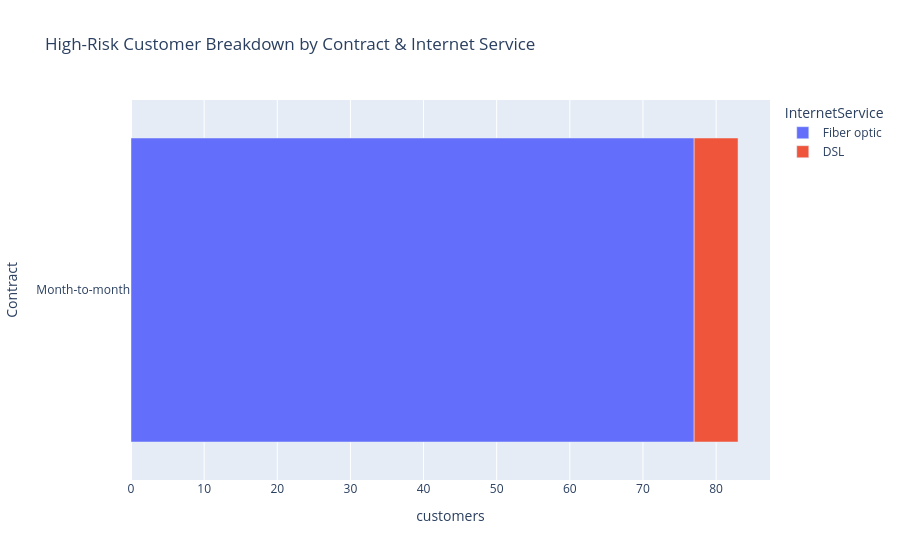

Notebook code for this chart:
### Code cell
high_risk = scores[scores["Risk_Tier"] == "High"]

drivers = (
    high_risk
    .groupby(["Contract", "InternetService"])
    .size()
    .reset_index(name="customers")
    .sort_values("customers", ascending=False)
)

fig3 = px.bar(
    drivers,
    x="customers",
    y="Contract",
    color="InternetService",
    orientation="h",
    title="High-Risk Customer Breakdown by Contract & Internet Service"
)

fig3.show()

### Figure 1 — Plotly figure (JSON) as saved in the notebook; plotly's stock layout.template omitted (floating-point values rounded to 4 significant figures)
{"data": [{"hovertemplate": "InternetService=Fiber optic<br>customers=%{x}<br>Contract=%{y}<extra></extra>", "legendgroup": "Fiber optic", "marker": {"color": "#636efa", "pattern": {"shape": ""}}, "name": "Fiber optic", "orientation": "h", "showlegend": true, "textposition": "auto", "type": "bar", "x": [77], "xaxis": "x", "y": ["Month-to-month"], "yaxis": "y"}, {"hovertemplate": "InternetService=DSL<br>customers=%{x}<br>Contract=%{y}<extra></extra>", "legendgroup": "DSL", "marker": {"color": "#EF553B", "pattern": {"shape": ""}}, "name": "DSL", "orientation": "h", "showlegend": true, "textposition": "auto", "type": "bar", "x": [6], "xaxis": "x", "y": ["Month-to-month"], "yaxis": "y"}], "layout": {"barmode": "relative", "legend": {"title": {"text": "InternetService"}, "tracegroupgap": 0}, "title": {"text": "High-Risk Customer Breakdown by Contract & Internet Service"}, "xaxis": {"anchor": "y", "domain": [0, 1], "title": {"text": "customers"}}, "yaxis": {"anchor": "x", "domain": [0, 1], "title": {"text": "Contract"}}}}
